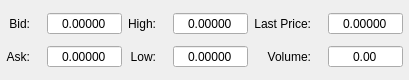
       <widget class="QWidget" name="widgetMarket" native="true">
        <property name="sizePolicy">
         <sizepolicy hsizetype="Preferred" vsizetype="Preferred">
          <horstretch>0</horstretch>
          <verstretch>0</verstretch>
         </sizepolicy>
        </property>
        <property name="minimumSize">
         <size>
          <width>0</width>
          <height>0</height>
         </size>
        </property>
        <property name="maximumSize">
         <size>
          <width>590</width>
          <height>80</height>
         </size>
        </property>
        <property name="accessibleName">
         <string>MARKET_GROUPBOX</string>
        </property>
        <property name="accessibleDescription">
         <string/>
        </property>
        <layout class="QHBoxLayout" name="horizontalLayout_12">
         <property name="spacing">
          <number>6</number>
         </property>
         <property name="leftMargin">
          <number>6</number>
         </property>
         <property name="topMargin">
          <number>8</number>
         </property>
         <property name="rightMargin">
          <number>6</number>
         </property>
         <property name="bottomMargin">
          <number>8</number>
         </property>
         <item>
          <layout class="QGridLayout" name="gridLayout_11">
           <property name="horizontalSpacing">
            <number>4</number>
           </property>
           <property name="verticalSpacing">
            <number>6</number>
           </property>
           <item row="0" column="0">
            <widget class="QLabel" name="bidsLabelIndicator">
             <property name="sizePolicy">
              <sizepolicy hsizetype="Preferred" vsizetype="Preferred">
               <horstretch>0</horstretch>
               <verstretch>0</verstretch>
              </sizepolicy>
             </property>
             <property name="accessibleName">
              <string>TR00008</string>
             </property>
             <property name="text">
              <string>Bid:</string>
             </property>
             <property name="alignment">
              <set>Qt::AlignRight|Qt::AlignTrailing|Qt::AlignVCenter</set>
             </property>
            </widget>
           </item>
           <item row="0" column="1">
            <widget class="QLabel" name="usdLabel2">
             <property name="sizePolicy">
              <sizepolicy hsizetype="Maximum" vsizetype="Preferred">
               <horstretch>0</horstretch>
               <verstretch>0</verstretch>
              </sizepolicy>
             </property>
             <property name="font">
              <font>
               <pointsize>11</pointsize>
               <bold>false</bold>
              </font>
             </property>
             <property name="accessibleDescription">
              <string>USD_ICON</string>
             </property>
             <property name="text">
              <string/>
             </property>
             <property name="alignment">
              <set>Qt::AlignCenter</set>
             </property>
            </widget>
           </item>
           <item row="0" column="2">
            <widget class="QDoubleSpinBox" name="marketBid">
             <property name="sizePolicy">
              <sizepolicy hsizetype="Preferred" vsizetype="Fixed">
               <horstretch>0</horstretch>
               <verstretch>0</verstretch>
              </sizepolicy>
             </property>
             <property name="minimumSize">
              <size>
               <width>70</width>
               <height>0</height>
              </size>
             </property>
             <property name="whatsThis">
              <string>BidPrice</string>
             </property>
             <property name="accessibleName">
              <string>PRICE</string>
             </property>
             <property name="accessibleDescription">
              <string>CAN_BE_ZERO</string>
             </property>
             <property name="alignment">
              <set>Qt::AlignCenter</set>
             </property>
             <property name="readOnly">
              <bool>true</bool>
             </property>
             <property name="buttonSymbols">
              <enum>QAbstractSpinBox::NoButtons</enum>
             </property>
             <property name="prefix">
              <string/>
             </property>
             <property name="decimals">
              <number>5</number>
             </property>
             <property name="minimum">
              <double>0.000000000000000</double>
             </property>
             <property name="maximum">
              <double>9999.000000000000000</double>
             </property>
            </widget>
           </item>
           <item row="1" column="0">
            <widget class="QLabel" name="asksLabelIndicator">
             <property name="sizePolicy">
              <sizepolicy hsizetype="Preferred" vsizetype="Preferred">
               <horstretch>0</horstretch>
               <verstretch>0</verstretch>
              </sizepolicy>
             </property>
             <property name="accessibleName">
              <string>TR00009</string>
             </property>
             <property name="text">
              <string>Ask:</string>
             </property>
             <property name="alignment">
              <set>Qt::AlignRight|Qt::AlignTrailing|Qt::AlignVCenter</set>
             </property>
            </widget>
           </item>
           <item row="1" column="1">
            <widget class="QLabel" name="usdLabel3">
             <property name="sizePolicy">
              <sizepolicy hsizetype="Maximum" vsizetype="Preferred">
               <horstretch>0</horstretch>
               <verstretch>0</verstretch>
              </sizepolicy>
             </property>
             <property name="font">
              <font>
               <pointsize>11</pointsize>
               <bold>false</bold>
              </font>
             </property>
             <property name="accessibleDescription">
              <string>USD_ICON</string>
             </property>
             <property name="text">
              <string/>
             </property>
             <property name="alignment">
              <set>Qt::AlignCenter</set>
             </property>
            </widget>
           </item>
           <item row="1" column="2">
            <widget class="QDoubleSpinBox" name="marketAsk">
             <property name="sizePolicy">
              <sizepolicy hsizetype="Preferred" vsizetype="Fixed">
               <horstretch>0</horstretch>
               <verstretch>0</verstretch>
              </sizepolicy>
             </property>
             <property name="minimumSize">
              <size>
               <width>70</width>
               <height>0</height>
              </size>
             </property>
             <property name="whatsThis">
              <string>AskPrice</string>
             </property>
             <property name="accessibleName">
              <string>PRICE</string>
             </property>
             <property name="accessibleDescription">
              <string>CAN_BE_ZERO</string>
             </property>
             <property name="alignment">
              <set>Qt::AlignCenter</set>
             </property>
             <property name="readOnly">
              <bool>true</bool>
             </property>
             <property name="buttonSymbols">
              <enum>QAbstractSpinBox::NoButtons</enum>
             </property>
             <property name="prefix">
              <string/>
             </property>
             <property name="decimals">
              <number>5</number>
             </property>
             <property name="minimum">
              <double>0.000000000000000</double>
             </property>
             <property name="maximum">
              <double>9999.000000000000000</double>
             </property>
            </widget>
           </item>
          </layout>
         </item>
         <item>
          <layout class="QGridLayout" name="highLowLayout">
           <property name="sizeConstraint">
            <enum>QLayout::SetDefaultConstraint</enum>
           </property>
           <property name="leftMargin">
            <number>0</number>
           </property>
           <property name="horizontalSpacing">
            <number>4</number>
           </property>
           <property name="verticalSpacing">
            <number>6</number>
           </property>
           <item row="1" column="0">
            <widget class="QLabel" name="label_21">
             <property name="sizePolicy">
              <sizepolicy hsizetype="Preferred" vsizetype="Preferred">
               <horstretch>0</horstretch>
               <verstretch>0</verstretch>
              </sizepolicy>
             </property>
             <property name="accessibleName">
              <string>TR00011</string>
             </property>
             <property name="text">
              <string>Low:</string>
             </property>
             <property name="alignment">
              <set>Qt::AlignRight|Qt::AlignTrailing|Qt::AlignVCenter</set>
             </property>
            </widget>
           </item>
           <item row="0" column="2">
            <widget class="QDoubleSpinBox" name="marketHigh">
             <property name="sizePolicy">
              <sizepolicy hsizetype="Preferred" vsizetype="Fixed">
               <horstretch>0</horstretch>
               <verstretch>0</verstretch>
              </sizepolicy>
             </property>
             <property name="minimumSize">
              <size>
               <width>70</width>
               <height>0</height>
              </size>
             </property>
             <property name="whatsThis">
              <string>HighPrice</string>
             </property>
             <property name="accessibleName">
              <string>PRICE</string>
             </property>
             <property name="accessibleDescription">
              <string>CAN_BE_ZERO</string>
             </property>
             <property name="alignment">
              <set>Qt::AlignCenter</set>
             </property>
             <property name="readOnly">
              <bool>true</bool>
             </property>
             <property name="buttonSymbols">
              <enum>QAbstractSpinBox::NoButtons</enum>
             </property>
             <property name="prefix">
              <string/>
             </property>
             <property name="decimals">
              <number>5</number>
             </property>
             <property name="minimum">
              <double>0.000000000000000</double>
             </property>
             <property name="maximum">
              <double>9999.000000000000000</double>
             </property>
            </widget>
           </item>
           <item row="1" column="2">
            <widget class="QDoubleSpinBox" name="marketLow">
             <property name="sizePolicy">
              <sizepolicy hsizetype="Preferred" vsizetype="Fixed">
               <horstretch>0</horstretch>
               <verstretch>0</verstretch>
              </sizepolicy>
             </property>
             <property name="minimumSize">
              <size>
               <width>70</width>
               <height>0</height>
              </size>
             </property>
             <property name="whatsThis">
              <string>LowPrice</string>
             </property>
             <property name="accessibleName">
              <string>PRICE</string>
             </property>
             <property name="accessibleDescription">
              <string>CAN_BE_ZERO</string>
             </property>
             <property name="alignment">
              <set>Qt::AlignCenter</set>
             </property>
             <property name="readOnly">
              <bool>true</bool>
             </property>
             <property name="buttonSymbols">
              <enum>QAbstractSpinBox::NoButtons</enum>
             </property>
             <property name="prefix">
              <string/>
             </property>
             <property name="decimals">
              <number>5</number>
             </property>
             <property name="minimum">
              <double>0.000000000000000</double>
             </property>
             <property name="maximum">
              <double>9999.000000000000000</double>
             </property>
            </widget>
           </item>
           <item row="1" column="1">
            <widget class="QLabel" name="usdLabel5">
             <property name="sizePolicy">
              <sizepolicy hsizetype="Maximum" vsizetype="Preferred">
               <horstretch>0</horstretch>
               <verstretch>0</verstretch>
              </sizepolicy>
             </property>
             <property name="font">
              <font>
               <pointsize>11</pointsize>
               <bold>false</bold>
              </font>
             </property>
             <property name="accessibleDescription">
              <string>USD_ICON</string>
             </property>
             <property name="text">
              <string/>
             </property>
             <property name="alignment">
              <set>Qt::AlignCenter</set>
             </property>
            </widget>
           </item>
           <item row="0" column="0">
            <widget class="QLabel" name="label_20">
             <property name="sizePolicy">
              <sizepolicy hsizetype="Preferred" vsizetype="Preferred">
               <horstretch>0</horstretch>
               <verstretch>0</verstretch>
              </sizepolicy>
             </property>
             <property name="accessibleName">
              <string>TR00010</string>
             </property>
             <property name="text">
              <string>High:</string>
             </property>
             <property name="alignment">
              <set>Qt::AlignRight|Qt::AlignTrailing|Qt::AlignVCenter</set>
             </property>
            </widget>
           </item>
           <item row="0" column="1">
            <widget class="QLabel" name="usdLabel4">
             <property name="sizePolicy">
              <sizepolicy hsizetype="Maximum" vsizetype="Preferred">
               <horstretch>0</horstretch>
               <verstretch>0</verstretch>
              </sizepolicy>
             </property>
             <property name="font">
              <font>
               <pointsize>11</pointsize>
               <bold>false</bold>
              </font>
             </property>
             <property name="accessibleDescription">
              <string>USD_ICON</string>
             </property>
             <property name="text">
              <string/>
             </property>
             <property name="alignment">
              <set>Qt::AlignCenter</set>
             </property>
            </widget>
           </item>
          </layout>
         </item>
         <item>
          <layout class="QGridLayout" name="gridLayout_16">
           <property name="sizeConstraint">
            <enum>QLayout::SetMaximumSize</enum>
           </property>
           <property name="leftMargin">
            <number>0</number>
           </property>
           <property name="topMargin">
            <number>0</number>
           </property>
           <property name="horizontalSpacing">
            <number>4</number>
           </property>
           <property name="verticalSpacing">
            <number>6</number>
           </property>
           <item row="1" column="0">
            <widget class="QLabel" name="marketVolumeLabel">
             <property name="sizePolicy">
              <sizepolicy hsizetype="Preferred" vsizetype="Preferred">
               <horstretch>0</horstretch>
               <verstretch>0</verstretch>
              </sizepolicy>
             </property>
             <property name="accessibleName">
              <string>TR00013</string>
             </property>
             <property name="text">
              <string>Volume:</string>
             </property>
             <property name="alignment">
              <set>Qt::AlignRight|Qt::AlignTrailing|Qt::AlignVCenter</set>
             </property>
            </widget>
           </item>
           <item row="1" column="1">
            <widget class="QLabel" name="btcLabel4">
             <property name="sizePolicy">
              <sizepolicy hsizetype="Maximum" vsizetype="Preferred">
               <horstretch>0</horstretch>
               <verstretch>0</verstretch>
              </sizepolicy>
             </property>
             <property name="font">
              <font>
               <pointsize>11</pointsize>
               <bold>false</bold>
              </font>
             </property>
             <property name="accessibleDescription">
              <string>BTC_ICON</string>
             </property>
             <property name="text">
              <string/>
             </property>
             <property name="alignment">
              <set>Qt::AlignCenter</set>
             </property>
            </widget>
           </item>
           <item row="1" column="2">
            <widget class="QDoubleSpinBox" name="marketVolume">
             <property name="sizePolicy">
              <sizepolicy hsizetype="Preferred" vsizetype="Fixed">
               <horstretch>0</horstretch>
               <verstretch>0</verstretch>
              </sizepolicy>
             </property>
             <property name="minimumSize">
              <size>
               <width>70</width>
               <height>0</height>
              </size>
             </property>
             <property name="whatsThis">
              <string>DayVolume</string>
             </property>
             <property name="accessibleName">
              <string/>
             </property>
             <property name="alignment">
              <set>Qt::AlignCenter</set>
             </property>
             <property name="readOnly">
              <bool>true</bool>
             </property>
             <property name="buttonSymbols">
              <enum>QAbstractSpinBox::NoButtons</enum>
             </property>
             <property name="specialValueText">
              <string/>
             </property>
             <property name="prefix">
              <string/>
             </property>
             <property name="decimals">
              <number>2</number>
             </property>
             <property name="minimum">
              <double>0.000000000000000</double>
             </property>
             <property name="maximum">
              <double>9999999.000000000000000</double>
             </property>
             <property name="singleStep">
              <double>0.100000000000000</double>
             </property>
            </widget>
           </item>
           <item row="0" column="2">
            <widget class="QDoubleSpinBox" name="marketLast">
             <property name="sizePolicy">
              <sizepolicy hsizetype="Preferred" vsizetype="Fixed">
               <horstretch>0</horstretch>
               <verstretch>0</verstretch>
              </sizepolicy>
             </property>
             <property name="minimumSize">
              <size>
               <width>70</width>
               <height>0</height>
              </size>
             </property>
             <property name="whatsThis">
              <string>LastPrice</string>
             </property>
             <property name="accessibleName">
              <string>PRICE</string>
             </property>
             <property name="accessibleDescription">
              <string>CAN_BE_ZERO</string>
             </property>
             <property name="alignment">
              <set>Qt::AlignCenter</set>
             </property>
             <property name="readOnly">
              <bool>true</bool>
             </property>
             <property name="buttonSymbols">
              <enum>QAbstractSpinBox::NoButtons</enum>
             </property>
             <property name="prefix">
              <string/>
             </property>
             <property name="decimals">
              <number>5</number>
             </property>
             <property name="minimum">
              <double>0.000000000000000</double>
             </property>
             <property name="maximum">
              <double>9999.000000000000000</double>
             </property>
            </widget>
           </item>
           <item row="0" column="0">
            <widget class="QLabel" name="label_24">
             <property name="sizePolicy">
              <sizepolicy hsizetype="Preferred" vsizetype="Preferred">
               <horstretch>0</horstretch>
               <verstretch>0</verstretch>
              </sizepolicy>
             </property>
             <property name="accessibleName">
              <string>TR00012</string>
             </property>
             <property name="text">
              <string>Last Price:</string>
             </property>
             <property name="alignment">
              <set>Qt::AlignRight|Qt::AlignTrailing|Qt::AlignVCenter</set>
             </property>
            </widget>
           </item>
           <item row="0" column="1">
            <widget class="QLabel" name="usdLabel6">
             <property name="sizePolicy">
              <sizepolicy hsizetype="Maximum" vsizetype="Preferred">
               <horstretch>0</horstretch>
               <verstretch>0</verstretch>
              </sizepolicy>
             </property>
             <property name="font">
              <font>
               <pointsize>11</pointsize>
               <bold>false</bold>
              </font>
             </property>
             <property name="accessibleDescription">
              <string>USD_ICON</string>
             </property>
             <property name="text">
              <string/>
             </property>
             <property name="alignment">
              <set>Qt::AlignCenter</set>
             </property>
            </widget>
           </item>
          </layout>
         </item>
        </layout>
       </widget>
